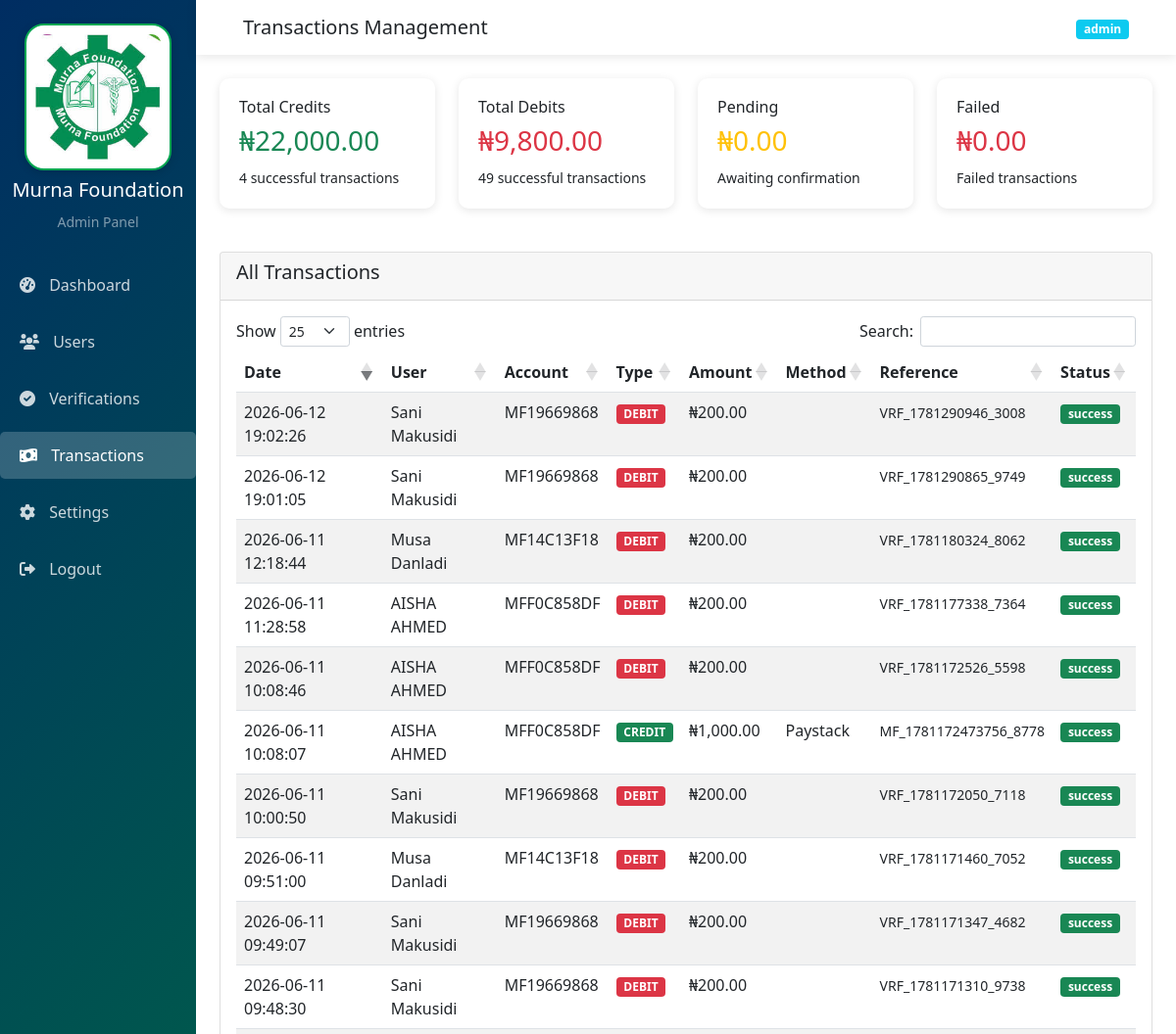
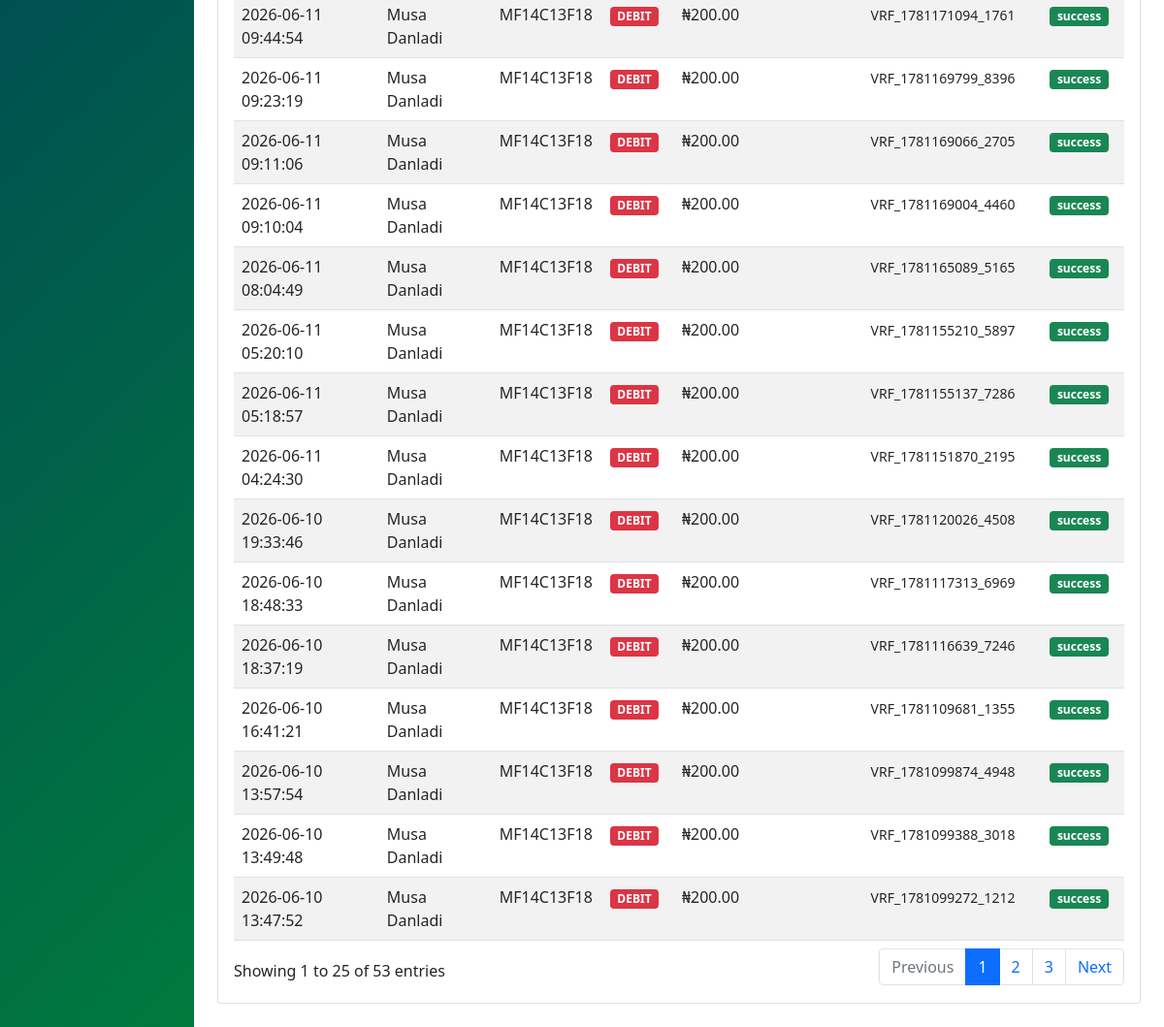
/admin/transactions.php (signed in), run on the app's committed database (2 pictures, top to bottom).
### tables this page shows
CREATE TABLE `transactions` (
  `id` int(11) NOT NULL,
  `user_id` int(11) NOT NULL,
  `type` enum('credit','debit') NOT NULL,
  `amount` decimal(15,2) NOT NULL,
  `reference` varchar(100) NOT NULL,
  `method` enum('paystack','bank_transfer') NOT NULL,
  `status` enum('pending','success','failed') DEFAULT 'pending',
  `description` text DEFAULT NULL,
  `created_at` timestamp NOT NULL DEFAULT current_timestamp()
);

CREATE TABLE `users` (
  `id` int(11) NOT NULL,
  `account_type` enum('individual','corporate') NOT NULL,
  `full_name` varchar(255) DEFAULT NULL,
  `org_name` varchar(255) DEFAULT NULL,
  `email` varchar(255) NOT NULL,
  `phone` varchar(20) DEFAULT NULL,
  `password` varchar(255) NOT NULL,
  `nin_input` varchar(20) NOT NULL,
  `rc_number` varchar(100) DEFAULT NULL,
  `org_address` text DEFAULT NULL,
  `org_state` varchar(100) DEFAULT NULL,
  `contact_person` varchar(255) DEFAULT NULL,
  `contact_phone` varchar(20) DEFAULT NULL,
  `is_verified` tinyint(4) DEFAULT 0,
  `status` enum('active','suspended') DEFAULT 'active',
  `created_at` timestamp NOT NULL DEFAULT current_timestamp(),
  `nin_verifications` int(11) DEFAULT 0,
  `phone_verifications` int(11) DEFAULT 0,
  `demographic_verifications` int(11) DEFAULT 0,
  `email_verified` tinyint(1) DEFAULT 0,
  `verification_token` varchar(255) DEFAULT NULL,
  `token_expires_at` datetime DEFAULT NULL
);

CREATE TABLE `accounts` (
  `id` int(11) NOT NULL,
  `user_id` int(11) NOT NULL,
  `account_number` varchar(20) NOT NULL,
  `balance` decimal(15,2) DEFAULT 0.00,
  `created_at` timestamp NOT NULL DEFAULT current_timestamp()
);

### admin/transactions.php (the view, shortened to what this page needs)
<?php
$conn = getDBConnection();
$stats = [];
$result = $conn->query("
    SELECT
        type,
        COUNT(*) as count,
        SUM(amount) as total,
        status
    FROM transactions
    GROUP BY type, status
");
while ($row = $result->fetch_assoc()) {
    $stats[$row['type']][$row['status']] = $row;
}
$transactions = $conn->query("
    SELECT t.*, u.email, u.full_name, u.org_name, a.account_number
    FROM transactions t
    JOIN users u ON t.user_id = u.id
    LEFT JOIN accounts a ON u.id = a.user_id
    ORDER BY t.created_at DESC
");
?>
<!DOCTYPE html>
<html lang="en">
<head>
    <link href="https://cdn.jsdelivr.net/npm/bootstrap@5.1.3/dist/css/bootstrap.min.css" rel="stylesheet">
    <link href="https://cdnjs.cloudflare.com/ajax/libs/font-awesome/6.0.0/css/all.min.css" rel="stylesheet">
    <link href="https://cdn.datatables.net/1.11.5/css/dataTables.bootstrap5.min.css" rel="stylesheet">
</head>
<body>
    <div class="container-fluid">
        <div class="row">
            <div class="col-md-2 p-0 sidebar">
                <div class="text-center py-4">
                  <div class="logo-icon">
              <img
                src="../murna.jpg"
                alt="Murna Logo"
                style="
                    width:150px;
                    height:150px;
                    object-fit:cover;
                    border-radius:20px;
                    padding:9px;
                    background:#fff;
                    box-shadow:0 2px 8px rgba(0,0,0,0.15);
                    border:2px solid #00A651;
                "
                >
        </div>
            <h5 class="text-white mt-2">Murna Foundation</h5>
                    <small class="text-white-50">Admin Panel</small>
                </div>
                <nav class="nav flex-column">
                    <a class="nav-link" href="dashboard.php"><i class="fas fa-tachometer-alt"></i> Dashboard</a>
                    <a class="nav-link" href="users.php"><i class="fas fa-users"></i> Users</a>
                    <a class="nav-link" href="verifications.php"><i class="fas fa-check-circle"></i> Verifications</a>
                    <a class="nav-link active" href="transactions.php"><i class="fas fa-money-bill-wave"></i> Transactions</a>
                    <a class="nav-link" href="settings.php"><i class="fas fa-cog"></i> Settings</a>
                    <a class="nav-link" href="logout.php"><i class="fas fa-sign-out-alt"></i> Logout</a>
                </nav>
            </div>
            <div class="col-md-10 p-0">
                <nav class="navbar navbar-top navbar-expand-lg px-4">
                    <div class="container-fluid">
                        <span class="navbar-brand">Transactions Management</span>
                        <div class="ms-auto">
                            <span class="badge bg-info"><?php echo $_SESSION['admin_role']; ?></span>
                        </div>
                    </div>
                </nav>
                <div class="p-4">
                    <div class="row mb-4">
                        <div class="col-md-3">
                            <div class="stat-card">
                                <h6>Total Credits</h6>
                                <h3 class="text-success">₦<?php echo number_format($stats['credit']['success']['total'] ?? 0, 2); ?></h3>
                                <small><?php echo $stats['credit']['success']['count'] ?? 0; ?> successful transactions</small>
                            </div>
                        </div>
                        <div class="col-md-3">
                            <div class="stat-card">
                                <h6>Total Debits</h6>
                                <h3 class="text-danger">₦<?php echo number_format($stats['debit']['success']['total'] ?? 0, 2); ?></h3>
                                <small><?php echo $stats['debit']['success']['count'] ?? 0; ?> successful transactions</small>
                            </div>
                        </div>
                        <div class="col-md-3">
                            <div class="stat-card">
                                <h6>Pending</h6>
                                <h3 class="text-warning">₦<?php echo number_format(($stats['credit']['pending']['total'] ?? 0) + ($stats['debit']['pending']['total'] ?? 0), 2); ?></h3>
                                <small>Awaiting confirmation</small>
                            </div>
                        </div>
                        <div class="col-md-3">
                            <div class="stat-card">
                                <h6>Failed</h6>
                                <h3 class="text-danger">₦<?php echo number_format(($stats['credit']['failed']['total'] ?? 0) + ($stats['debit']['failed']['total'] ?? 0), 2); ?></h3>
                                <small>Failed transactions</small>
                            </div>
                        </div>
                    </div>
                    <div class="card">
                        <div class="card-header">
                            <h5>All Transactions</h5>
                        </div>
                        <div class="card-body">
                            <div class="table-responsive">
                                <table id="transactionsTable" class="table table-striped">
                                    <thead>
                                        <tr>
                                            <th>Date</th>
                                            <th>User</th>
                                            <th>Account</th>
                                            <th>Type</th>
                                            <th>Amount</th>
                                            <th>Method</th>
                                            <th>Reference</th>
                                            <th>Status</th>
                                        </tr>
                                    </thead>
                                    <tbody>
                                        <?php while($trans = $transactions->fetch_assoc()): ?>
                                        <tr>
                                            <td><?php echo date('Y-m-d H:i:s', strtotime($trans['created_at'])); ?></td>
                                            <td><?php echo htmlspecialchars($trans['full_name'] ?? $trans['org_name']); ?></td>
                                            <td><?php echo $trans['account_number'] ?? 'N/A'; ?></td>
                                            <td>
                                                <span class="badge bg-<?php echo $trans['type'] == 'credit' ? 'success' : 'danger'; ?>">
                                                    <?php echo strtoupper($trans['type']); ?>
                                                </span>
                                            </td>
                                            <td>₦<?php echo number_format($trans['amount'], 2); ?></td>
                                            <td><?php echo str_replace('_', ' ', ucfirst($trans['method'])); ?></td>
                                            <td><small><?php echo $trans['reference']; ?></small></td>
                                            <td>
                                                <span class="badge bg-<?php echo $trans['status'] == 'success' ? 'success' : ($trans['status'] == 'pending' ? 'warning' : 'danger'); ?>">
                                                    <?php echo $trans['status']; ?>
                                                </span>
                                            </td>
                                        </tr>
                                        <?php endwhile; ?>
                                    </tbody>
                                </table>
                            </div>
                        </div>
                    </div>
                </div>
            </div>
        </div>
    </div>
</body>
</html>

### admin/transactions.php (style rules this page uses)
.sidebar { min-height: 100vh; background: linear-gradient(135deg, #002D62 0%, #007A3D 100%); }
.sidebar .nav-link { color: rgba(255,255,255,0.8); padding: 12px 20px; margin: 5px 0; border-radius: 5px; }
.sidebar .nav-link:hover, .sidebar .nav-link.active { background: rgba(255,255,255,0.2); color: white; }
.sidebar .nav-link i { margin-right: 10px; }
.navbar-top { background: white; box-shadow: 0 2px 10px rgba(0,0,0,0.1); }
.stat-card { background: white; border-radius: 10px; padding: 20px; box-shadow: 0 2px 10px rgba(0,0,0,0.1); margin-bottom: 20px; }

### data on the page
transactions: created_at "2026-06-12 19:02:26", user.full_name "Sani Makusidi", accounts.account_number "MF19669868", type "DEBIT", amount "200.00", reference "VRF_1781290946_3008", status "success"
transactions: created_at "2026-06-12 19:01:05", user.full_name "Sani Makusidi", accounts.account_number "MF19669868", type "DEBIT", amount "200.00", reference "VRF_1781290865_9749", status "success"
transactions: created_at "2026-06-11 12:18:44", user.full_name "Musa Danladi", accounts.account_number "MF14C13F18", type "DEBIT", amount "200.00", reference "VRF_1781180324_8062", status "success"
transactions: created_at "2026-06-11 11:28:58", user.full_name "AISHA AHMED", accounts.account_number "MFF0C858DF", type "DEBIT", amount "200.00", reference "VRF_1781177338_7364", status "success"
transactions: created_at "2026-06-11 10:08:46", user.full_name "AISHA AHMED", accounts.account_number "MFF0C858DF", type "DEBIT", amount "200.00", reference "VRF_1781172526_5598", status "success"
transactions: created_at "2026-06-11 10:08:07", user.full_name "AISHA AHMED", accounts.account_number "MFF0C858DF", type "CREDIT", amount "1,000.00", method "Paystack", reference "MF_1781172473756_8778", status "success"
transactions: created_at "2026-06-11 10:00:50", user.full_name "Sani Makusidi", accounts.account_number "MF19669868", type "DEBIT", amount "200.00", reference "VRF_1781172050_7118", status "success"
transactions: created_at "2026-06-11 09:51:00", user.full_name "Musa Danladi", accounts.account_number "MF14C13F18", type "DEBIT", amount "200.00", reference "VRF_1781171460_7052", status "success"
transactions: created_at "2026-06-11 09:49:07", user.full_name "Sani Makusidi", accounts.account_number "MF19669868", type "DEBIT", amount "200.00", reference "VRF_1781171347_4682", status "success"
transactions: created_at "2026-06-11 09:48:30", user.full_name "Sani Makusidi", accounts.account_number "MF19669868", type "DEBIT", amount "200.00", reference "VRF_1781171310_9738", status "success"
transactions: created_at "2026-06-11 09:44:54", user.full_name "Musa Danladi", accounts.account_number "MF14C13F18", type "DEBIT", amount "200.00", reference "VRF_1781171094_1761", status "success"
transactions: created_at "2026-06-11 09:23:19", user.full_name "Musa Danladi", accounts.account_number "MF14C13F18", type "DEBIT", amount "200.00", reference "VRF_1781169799_8396", status "success"
transactions: created_at "2026-06-11 09:11:06", user.full_name "Musa Danladi", accounts.account_number "MF14C13F18", type "DEBIT", amount "200.00", reference "VRF_1781169066_2705", status "success"
transactions: created_at "2026-06-11 09:10:04", user.full_name "Musa Danladi", accounts.account_number "MF14C13F18", type "DEBIT", amount "200.00", reference "VRF_1781169004_4460", status "success"
transactions: created_at "2026-06-11 08:04:49", user.full_name "Musa Danladi", accounts.account_number "MF14C13F18", type "DEBIT", amount "200.00", reference "VRF_1781165089_5165", status "success"
transactions: created_at "2026-06-11 05:20:10", user.full_name "Musa Danladi", accounts.account_number "MF14C13F18", type "DEBIT", amount "200.00", reference "VRF_1781155210_5897", status "success"
transactions: created_at "2026-06-11 05:18:57", user.full_name "Musa Danladi", accounts.account_number "MF14C13F18", type "DEBIT", amount "200.00", reference "VRF_1781155137_7286", status "success"
transactions: created_at "2026-06-11 04:24:30", user.full_name "Musa Danladi", accounts.account_number "MF14C13F18", type "DEBIT", amount "200.00", reference "VRF_1781151870_2195", status "success"
transactions: created_at "2026-06-10 19:33:46", user.full_name "Musa Danladi", accounts.account_number "MF14C13F18", type "DEBIT", amount "200.00", reference "VRF_1781120026_4508", status "success"
transactions: created_at "2026-06-10 18:48:33", user.full_name "Musa Danladi", accounts.account_number "MF14C13F18", type "DEBIT", amount "200.00", reference "VRF_1781117313_6969", status "success"
transactions: created_at "2026-06-10 18:37:19", user.full_name "Musa Danladi", accounts.account_number "MF14C13F18", type "DEBIT", amount "200.00", reference "VRF_1781116639_7246", status "success"
transactions: created_at "2026-06-10 16:41:21", user.full_name "Musa Danladi", accounts.account_number "MF14C13F18", type "DEBIT", amount "200.00", reference "VRF_1781109681_1355", status "success"
transactions: created_at "2026-06-10 13:57:54", user.full_name "Musa Danladi", accounts.account_number "MF14C13F18", type "DEBIT", amount "200.00", reference "VRF_1781099874_4948", status "success"
transactions: created_at "2026-06-10 13:49:48", user.full_name "Musa Danladi", accounts.account_number "MF14C13F18", type "DEBIT", amount "200.00", reference "VRF_1781099388_3018", status "success"
transactions: created_at "2026-06-10 13:47:52", user.full_name "Musa Danladi", accounts.account_number "MF14C13F18", type "DEBIT", amount "200.00", reference "VRF_1781099272_1212", status "success"

### other printed values
$_SESSION['admin_role'] "admin"
$stats['credit']['success']['total'] "22,000.00"
$stats['credit']['success']['count'] "4"
$stats['debit']['success']['total'] "9,800.00"
$stats['debit']['success']['count'] "49"
